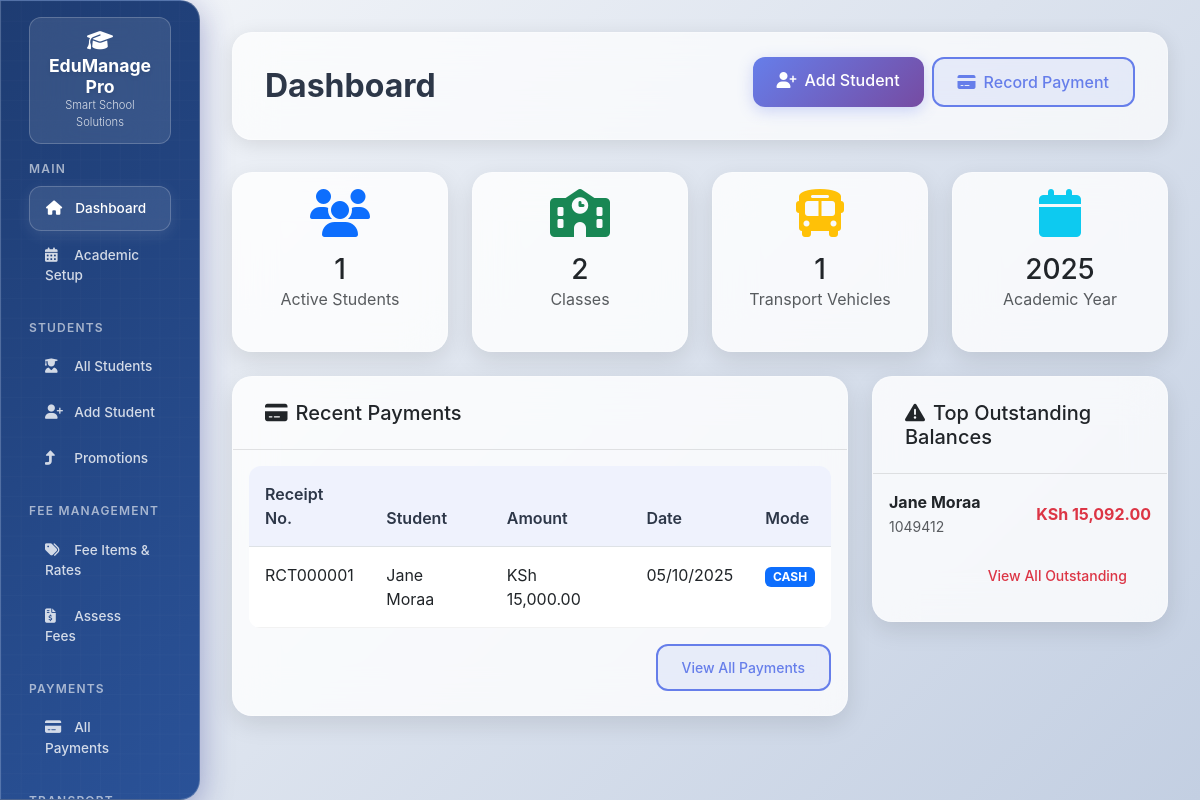
/dashboard (signed in), run on the app's committed database.
### models.py (models this page shows, shortened)
class AcademicYear(db.Model):
    __tablename__ = "academic_years"
    id = db.Column(db.Integer, primary_key=True)
    year = db.Column(db.Integer, unique=True, nullable=False)  # e.g., 2024
    start_date = db.Column(db.Date, nullable=False)
    end_date = db.Column(db.Date, nullable=False)
    is_current = db.Column(db.Boolean, default=False)

class Payment(db.Model):
    __tablename__ = "payments"
    id = db.Column(db.Integer, primary_key=True)
    student_id = db.Column(db.Integer, db.ForeignKey("students.id"), nullable=False)
    amount = db.Column(db.Numeric(10, 2), nullable=False)
    payment_date = db.Column(db.Date, default=date.today)
    payment_mode = db.Column(db.Enum(PaymentMode), nullable=False)
    receipt_number = db.Column(db.String(50), unique=True, nullable=False)
    mpesa_code = db.Column(db.String(20))
    bank_slip_number = db.Column(db.String(30))
    cheque_number = db.Column(db.String(20))
    notes = db.Column(db.Text)
    processed_by = db.Column(db.Integer, db.ForeignKey("users.id"))
    created_at = db.Column(db.DateTime, default=datetime.utcnow)
    student = db.relationship("Student", backref="payments")
    processor = db.relationship("User")
    allocations = db.relationship("PaymentAllocation", back_populates="payment",
                                  cascade="all, delete-orphan")

class Student(db.Model):
    __tablename__ = "students"
    id = db.Column(db.Integer, primary_key=True)
    admission_no = db.Column(db.String(20), unique=True, nullable=False)
    first_name = db.Column(db.String(100), nullable=False)
    last_name = db.Column(db.String(100), nullable=False)
    date_of_birth = db.Column(db.Date)
    class_id = db.Column(db.Integer, db.ForeignKey("classes.id"), nullable=False)
    stream_id = db.Column(db.Integer, db.ForeignKey("streams.id"))
    student_type = db.Column(db.Enum(StudentType), nullable=False)
    parent_name = db.Column(db.String(100))
    parent_phone = db.Column(db.String(20))
    parent_email = db.Column(db.String(100))
    vehicle_id = db.Column(db.Integer, db.ForeignKey("vehicles.id"))
    transport_distance_km = db.Column(db.Numeric(6, 2))  # Distance from school
    is_active = db.Column(db.Boolean, default=True)
    admission_date = db.Column(db.Date, default=date.today)
    class_obj = db.relationship("Class", backref="students")
    stream = db.relationship("Stream", back_populates="students")
    vehicle = db.relationship("Vehicle", back_populates="students")
    @property
    def full_name(self):
        return f"{self.first_name} {self.last_name}"
    def get_current_balance(self):
        total_fees = db.session.query(db.func.sum(FeeAssessment.amount)) \
                         .filter_by(student_id=self.id).scalar() or 0
        total_payments = db.session.query(db.func.sum(Payment.amount)) \
                             .filter_by(student_id=self.id).scalar() or 0
        return Decimal(str(total_fees)) - Decimal(str(total_payments))

### app.py (the view)
@app.route('/dashboard')
@login_required
def dashboard():
    current_year = AcademicYear.query.filter_by(is_current=True).first()
    stats = {
        'total_students': Student.query.filter_by(is_active=True).count(),
        'total_classes': Class.query.count(),
        'total_vehicles': Vehicle.query.filter_by(is_active=True).count(),
        'current_year': current_year.year if current_year else 'Not Set'
    }
    recent_payments = Payment.query.order_by(desc(Payment.created_at)).limit(10).all()
    students_with_balances = []
    students = Student.query.filter_by(is_active=True).limit(20).all()  # Limit for performance
    for student in students:
        balance = student.get_current_balance()
        if balance > 0:
            students_with_balances.append({
                'student': student,
                'balance': balance
            })
    students_with_balances.sort(key=lambda x: x['balance'], reverse=True)
    students_with_balances = students_with_balances[:10]  # Top 10 outstanding
    return render_template('dashboard.html',
                           stats=stats,
                           recent_payments=recent_payments,
                           students_with_balances=students_with_balances)

### app.py (called while the page is built)
@app.context_processor
def inject_common_vars():
    return {
        'date': date,
        'datetime': datetime,
        'Decimal': Decimal,
        'today': date.today(),  # Current date
        'now': datetime.now()   # Current datetime
    }

@app.context_processor
def inject_enums():
    return {
        'StudentType': StudentType,
        'UserRole': UserRole,
        'PaymentMode': PaymentMode,
        'FeeScope': FeeScope,
        'PromotionStatus': PromotionStatus
    }

@login_manager.user_loader
def load_user(user_id):
    return User.query.get(int(user_id))

@app.template_filter('currency')
def currency_filter(amount):
    if amount is None:
        return "KSh 0.00"
    return f"KSh {amount:,.2f}"

### Templates/dashboard.html
{% extends "base.html" %}
{% block page_title %}Dashboard{% endblock %}
{% block page_actions %}
    <a href="{{ url_for('add_student') }}" class="btn btn-primary">
        <i class="fas fa-user-plus me-2"></i>Add Student
    </a>
    <a href="{{ url_for('add_payment', student_id=0) }}" class="btn btn-outline-primary">
        <i class="fas fa-credit-card me-2"></i>Record Payment
    </a>
{% endblock %}
{% block content %}
<div class="row">
    <div class="col-md-3 mb-4">
        <div class="card h-100">
            <div class="card-body text-center">
                <i class="fas fa-users fa-3x text-primary mb-3"></i>
                <h3 class="mb-0">{{ stats.total_students }}</h3>
                <p class="text-muted mb-0">Active Students</p>
            </div>
        </div>
    </div>
    <div class="col-md-3 mb-4">
        <div class="card h-100">
            <div class="card-body text-center">
                <i class="fas fa-school fa-3x text-success mb-3"></i>
                <h3 class="mb-0">{{ stats.total_classes }}</h3>
                <p class="text-muted mb-0">Classes</p>
            </div>
        </div>
    </div>
    <div class="col-md-3 mb-4">
        <div class="card h-100">
            <div class="card-body text-center">
                <i class="fas fa-bus fa-3x text-warning mb-3"></i>
                <h3 class="mb-0">{{ stats.total_vehicles }}</h3>
                <p class="text-muted mb-0">Transport Vehicles</p>
            </div>
        </div>
    </div>
    <div class="col-md-3 mb-4">
        <div class="card h-100">
            <div class="card-body text-center">
                <i class="fas fa-calendar fa-3x text-info mb-3"></i>
                <h3 class="mb-0">{{ stats.current_year }}</h3>
                <p class="text-muted mb-0">Academic Year</p>
            </div>
        </div>
    </div>
</div>
<div class="row">
    <div class="col-lg-8 mb-4">
        <div class="card">
            <div class="card-header">
                <h5 class="mb-0">
                    <i class="fas fa-credit-card me-2"></i>Recent Payments
                </h5>
            </div>
            <div class="card-body">
                {% if recent_payments %}
                    <div class="table-responsive">
                        <table class="table table-sm">
                            <thead>
                                <tr>
                                    <th>Receipt No.</th>
                                    <th>Student</th>
                                    <th>Amount</th>
                                    <th>Date</th>
                                    <th>Mode</th>
                                </tr>
                            </thead>
                            <tbody>
                                {% for payment in recent_payments %}
                                <tr>
                                    <td>{{ payment.receipt_number }}</td>
                                    <td>{{ payment.student.full_name }}</td>
                                    <td>{{ payment.amount | currency }}</td>
                                    <td>{{ payment.payment_date.strftime('%d/%m/%Y') }}</td>
                                    <td>
                                        <span class="badge bg-primary">{{ payment.payment_mode.value }}</span>
                                    </td>
                                </tr>
                                {% endfor %}
                            </tbody>
                        </table>
                    </div>
                    <div class="text-end">
                        <a href="{{ url_for('payment_list') }}" class="btn btn-outline-primary btn-sm">
                            View All Payments
                        </a>
                    </div>
                {% else %}
                    <p class="text-muted text-center">No recent payments found</p>
                {% endif %}
            </div>
        </div>
    </div>
    <div class="col-lg-4 mb-4">
        <div class="card">
            <div class="card-header">
                <h5 class="mb-0">
                    <i class="fas fa-exclamation-triangle me-2"></i>Top Outstanding Balances
                </h5>
            </div>
            <div class="card-body">
                {% if students_with_balances %}
                    {% for item in students_with_balances %}
                    <div class="d-flex justify-content-between align-items-center mb-3">
                        <div>
                            <div class="fw-bold">{{ item.student.full_name }}</div>
                            <small class="text-muted">{{ item.student.admission_no }}</small>
                        </div>
                        <div class="text-end">
                            <div class="text-danger fw-bold">{{ item.balance | currency }}</div>
                        </div>
                    </div>
                    {% endfor %}
                    <div class="text-end">
                        <a href="{{ url_for('outstanding_fees_report') }}" class="btn btn-outline-danger btn-sm">
                            View All Outstanding
                        </a>
                    </div>
                {% else %}
                    <p class="text-muted text-center">No outstanding balances</p>
                {% endif %}
            </div>
        </div>
    </div>
</div>
{% endblock %}

### Templates/base.html (style rules this page uses)
:root { --primary-gradient: linear-gradient(135deg, #667eea 0%, #764ba2 100%); --modern-gradient: linear-gradient(135deg, #1e3c72 0%, #2a5298 100%); --glass-bg: rgba(255, 255, 255, 0.1); --glass-border: rgba(255, 255, 255, 0.2); --shadow-light: 0 8px 32px rgba(31, 38, 135, 0.37); --shadow-hover: 0 15px 35px rgba(31, 38, 135, 0.5); --border-radius: 20px; --border-radius-small: 12px; --transition: all 0.2s ease; }
body { font-family: 'Inter', -apple-system, BlinkMacSystemFont, 'Segoe UI', sans-serif; background: linear-gradient(135deg, #f5f7fa 0%, #c3cfe2 100%); min-height: 100vh; }
.card { background: rgba(255, 255, 255, 0.8); backdrop-filter: blur(20px); border: 1px solid rgba(255, 255, 255, 0.3); border-radius: var(--border-radius); box-shadow: 0 8px 25px rgba(0, 0, 0, 0.1); transition: var(--transition); margin-bottom: 1.5rem; }
.card-header { background: transparent; border-bottom: 1px solid rgba(0, 0, 0, 0.1); border-radius: var(--border-radius) var(--border-radius) 0 0 !important; padding: 1.5rem 2rem; font-weight: 600; }
.btn { border-radius: var(--border-radius-small); font-weight: 500; transition: var(--transition); border: none; padding: 0.7rem 1.5rem; margin-right: 0.5rem; margin-bottom: 0.5rem; }
.btn:last-child { margin-right: 0; }
.btn-primary { background: linear-gradient(135deg, #667eea 0%, #764ba2 100%); color: white; box-shadow: 0 4px 15px rgba(102, 126, 234, 0.3); }
.btn-outline-primary { border: 2px solid #667eea; color: #667eea; background: rgba(102, 126, 234, 0.1); }
.table { background: rgba(255, 255, 255, 0.9); border-radius: var(--border-radius-small); overflow: hidden; }
.table th { border-top: none; font-weight: 600; color: #2d3748; background: rgba(102, 126, 234, 0.1); padding: 1rem; }
.table td { padding: 1rem; border-color: rgba(0, 0, 0, 0.05); }

### data on the page
AcademicYear: current_year "2025"
Payment: receipt_number "RCT000001", student.full_name "Jane Moraa", amount "KSh 15,000.00", payment_date "05/10/2025", payment_mode.value "CASH"
Student: student.full_name "Jane Moraa", student.admission_no "1049412"

### other printed values
{{ stats.total_students }} "1"
{{ stats.total_classes }} "2"
{{ stats.total_vehicles }} "1"
{{ item.balance | currency }} "KSh 15,092.00"
